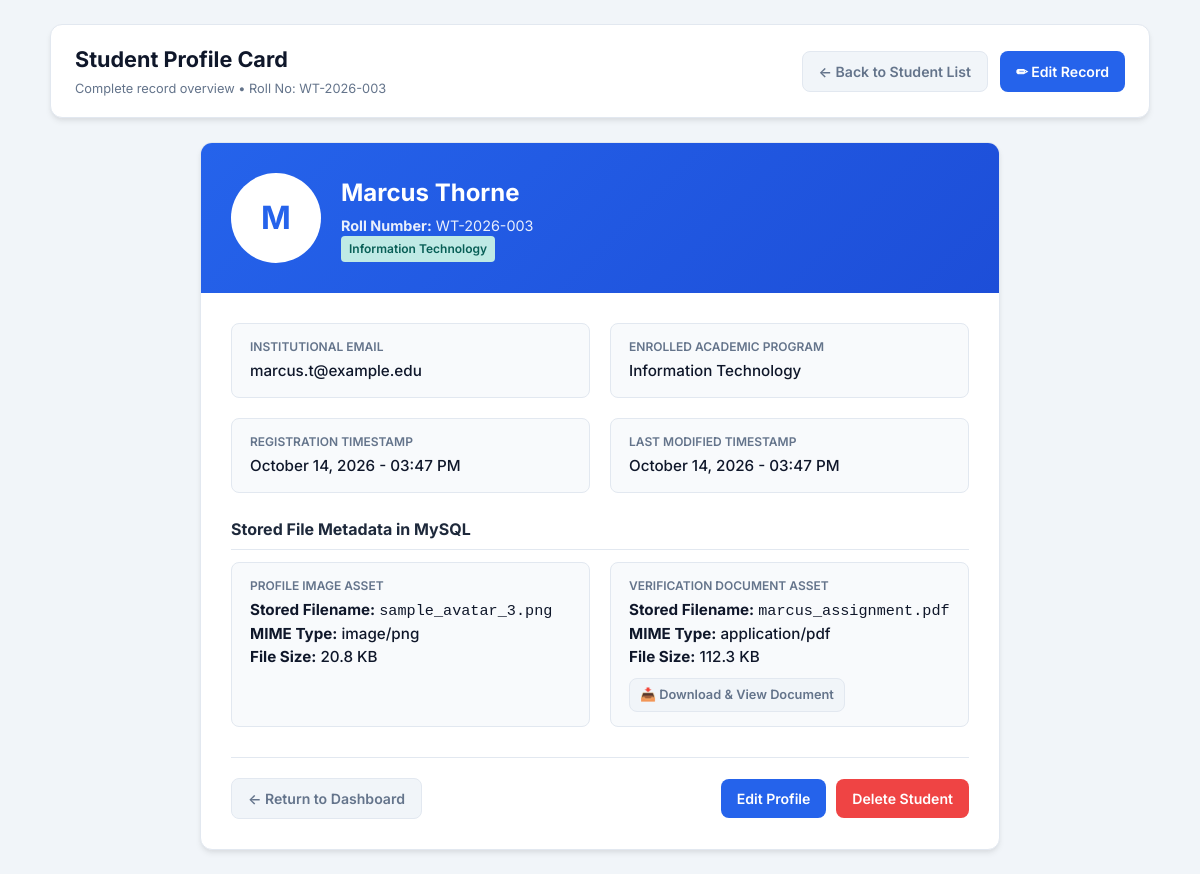
/view_student.php?id=3, run on the app's committed database.
### tables this page shows
CREATE TABLE `students` (
    `id` INT AUTO_INCREMENT PRIMARY KEY,
    `roll_number` VARCHAR(30) NOT NULL UNIQUE,
    `full_name` VARCHAR(100) NOT NULL,
    `email` VARCHAR(100) NOT NULL UNIQUE,
    `course` VARCHAR(100) NOT NULL,
    `profile_image` VARCHAR(255) DEFAULT NULL,
    `profile_image_type` VARCHAR(100) DEFAULT NULL,
    `profile_image_size` INT DEFAULT 0,
    `document` VARCHAR(255) DEFAULT NULL,
    `document_type` VARCHAR(100) DEFAULT NULL,
    `document_size` INT DEFAULT 0,
    `created_at` TIMESTAMP DEFAULT CURRENT_TIMESTAMP,
    `updated_at` TIMESTAMP DEFAULT CURRENT_TIMESTAMP ON UPDATE CURRENT_TIMESTAMP,
    INDEX `idx_roll_number` (`roll_number`),
    INDEX `idx_email` (`email`)
);

### view_student.php (the view, shortened to what this page needs)
<?php
require_once __DIR__ . '/db.php';
$id = filter_input(INPUT_GET, 'id', FILTER_VALIDATE_INT);
try {
    $stmt = $pdo->prepare("SELECT * FROM students WHERE id = :id LIMIT 1");
    $stmt->execute([':id' => $id]);
    $student = $stmt->fetch();
} catch (PDOException $e) {
    die("Database query error: " . htmlspecialchars($e->getMessage()));
}
?>
<!DOCTYPE html>
<html lang="en">
<head>
  <link rel="stylesheet" href="style.css">
</head>
<body>
  <div class="container">
    <header class="navbar">
      <div class="nav-brand">
        <h2>Student Profile Card</h2>
        <span class="subtitle">Complete record overview &bull; Roll No: <?= htmlspecialchars($student['roll_number']) ?></span>
      </div>
      <div class="nav-actions">
        <a href="index.php" class="btn btn-secondary">&larr; Back to Student List</a>
        <a href="edit_student.php?id=<?= $student['id'] ?>" class="btn btn-primary">✏ Edit Record</a>
      </div>
    </header>
    <main class="profile-card">
      <div class="profile-header">
        <?php if (!empty($student['profile_image']) && file_exists(__DIR__ . '/uploads/' . $student['profile_image'])): ?>
          <img
            src="uploads/<?= htmlspecialchars($student['profile_image']) ?>"
            alt="Profile of <?= htmlspecialchars($student['full_name']) ?>"
            class="profile-avatar-large"
          >
        <?php else: ?>
          <div class="profile-avatar-placeholder">
            <?= strtoupper(substr($student['full_name'] ?? 'S', 0, 1)) ?>
          </div>
        <?php endif; ?>
        <div class="profile-meta">
          <h2><?= htmlspecialchars($student['full_name']) ?></h2>
          <p><strong>Roll Number:</strong> <?= htmlspecialchars($student['roll_number']) ?></p>
          <p><span class="badge badge-green"><?= htmlspecialchars($student['course']) ?></span></p>
        </div>
      </div>
      <div class="profile-body">
        <div class="detail-grid">
          <div class="detail-item">
            <div class="detail-label">Institutional Email</div>
            <div class="detail-value"><?= htmlspecialchars($student['email']) ?></div>
          </div>
          <div class="detail-item">
            <div class="detail-label">Enrolled Academic Program</div>
            <div class="detail-value"><?= htmlspecialchars($student['course']) ?></div>
          </div>
          <div class="detail-item">
            <div class="detail-label">Registration Timestamp</div>
            <div class="detail-value"><?= date('F d, Y - h:i A', strtotime($student['created_at'])) ?></div>
          </div>
          <div class="detail-item">
            <div class="detail-label">Last Modified Timestamp</div>
            <div class="detail-value"><?= date('F d, Y - h:i A', strtotime($student['updated_at'])) ?></div>
          </div>
        </div>
        <h4 style="margin: 24px 0 12px 0; color: #1e293b; border-bottom: 1px solid #e2e8f0; padding-bottom: 8px;">
          Stored File Metadata in MySQL
        </h4>
        <div class="detail-grid">
          <div class="detail-item">
            <div class="detail-label">Profile Image Asset</div>
            <?php if (!empty($student['profile_image'])): ?>
              <div class="detail-value">
                <p><strong>Stored Filename:</strong> <code><?= htmlspecialchars($student['profile_image']) ?></code></p>
                <p><strong>MIME Type:</strong> <?= htmlspecialchars($student['profile_image_type'] ?? 'image/jpeg') ?></p>
                <p><strong>File Size:</strong> <?= round(($student['profile_image_size'] ?? 0) / 1024, 1) ?> KB</p>
              </div>
            <?php else: ?>
              <div class="detail-value" style="color: #64748b;">No profile image uploaded.</div>
            <?php endif; ?>
          </div>
          <div class="detail-item">
            <div class="detail-label">Verification Document Asset</div>
            <?php if (!empty($student['document'])): ?>
              <div class="detail-value">
                <p><strong>Stored Filename:</strong> <code><?= htmlspecialchars($student['document']) ?></code></p>
                <p><strong>MIME Type:</strong> <?= htmlspecialchars($student['document_type'] ?? 'application/pdf') ?></p>
                <p><strong>File Size:</strong> <?= round(($student['document_size'] ?? 0) / 1024, 1) ?> KB</p>
                <div style="margin-top: 10px;">
                  <a href="uploads/<?= htmlspecialchars($student['document']) ?>" target="_blank" class="btn btn-secondary btn-sm">
                    📥 Download & View Document
                  </a>
                </div>
              </div>
            <?php else: ?>
              <div class="detail-value" style="color: #64748b;">No verification document attached.</div>
            <?php endif; ?>
          </div>
        </div>
        <div style="display: flex; justify-content: space-between; align-items: center; margin-top: 30px; padding-top: 20px; border-top: 1px solid #e2e8f0;">
          <a href="index.php" class="btn btn-secondary">&larr; Return to Dashboard</a>
          <div style="display: flex; gap: 10px;">
            <a href="edit_student.php?id=<?= $student['id'] ?>" class="btn btn-primary">Edit Profile</a>
            <a
              href="delete_student.php?id=<?= $student['id'] ?>"
              class="btn btn-danger"
              onclick="return confirm('Are you sure you want to permanently delete this student record?');"
            >
              Delete Student
            </a>
          </div>
        </div>
      </div>
    </main>
  </div>
</body>
</html>

### style.css (style rules this page uses)
:root { --primary: #2563eb; --primary-hover: #1d4ed8; --primary-light: #eff6ff; --secondary: #64748b; --success: #10b981; --warning: #f59e0b; --danger: #ef4444; --danger-hover: #dc2626; --bg-color: #f1f5f9; --card-bg: #ffffff; --text-dark: #0f172a; --text-muted: #64748b; --border-color: #e2e8f0; --radius: 8px; --radius-lg: 12px; --shadow: 0 4px 6px -1px rgba(0, 0, 0, 0.08), 0 2px 4px -1px rgba(0, 0, 0, 0.04); }
*, *::before, *::after { box-sizing: border-box; margin: 0; padding: 0; }
body { font-family: 'Inter', system-ui, -apple-system, BlinkMacSystemFont, "Segoe UI", Roboto, sans-serif; background-color: var(--bg-color); color: var(--text-dark); line-height: 1.5; padding: 24px 16px; min-height: 100vh; }
.container { max-width: 1100px; margin: 0 auto; }
.navbar { display: flex; justify-content: space-between; align-items: center; background: var(--card-bg); padding: 18px 24px; border-radius: var(--radius-lg); box-shadow: var(--shadow); margin-bottom: 24px; border: 1px solid var(--border-color); }
.nav-brand h2 { font-size: 1.35rem; font-weight: 700; color: var(--text-dark); }
.nav-brand .subtitle { font-size: 0.8rem; color: var(--text-muted); }
.nav-actions { display: flex; gap: 12px; }
.btn { display: inline-flex; align-items: center; gap: 6px; padding: 9px 16px; font-size: 0.88rem; font-weight: 600; border-radius: var(--radius); text-decoration: none; border: none; cursor: pointer; transition: all 0.2s ease; }
.btn-primary { background: var(--primary); color: #ffffff; }
.btn-secondary { background: #f1f5f9; color: var(--text-muted); border: 1px solid var(--border-color); }
.btn-danger { background: var(--danger); color: #ffffff; }
.btn-sm { padding: 6px 10px; font-size: 0.8rem; }
.badge { display: inline-block; padding: 4px 8px; border-radius: 4px; font-size: 0.75rem; font-weight: 600; }
.badge-green { background: #d1fae5; color: #065f46; }
.profile-card { background: var(--card-bg); border-radius: var(--radius-lg); box-shadow: var(--shadow); border: 1px solid var(--border-color); overflow: hidden; max-width: 800px; margin: 0 auto; }
.profile-header { background: linear-gradient(135deg, #2563eb, #1d4ed8); padding: 30px; color: #ffffff; display: flex; align-items: center; gap: 20px; }
.profile-avatar-placeholder { width: 90px; height: 90px; border-radius: 50%; background: #ffffff; color: var(--primary); font-size: 2rem; font-weight: bold; display: flex; align-items: center; justify-content: center; }
.profile-meta h2 { font-size: 1.5rem; margin-bottom: 4px; }
.profile-meta p { opacity: 0.9; font-size: 0.9rem; }
.profile-body { padding: 30px; }
.detail-grid { display: grid; grid-template-columns: 1fr 1fr; gap: 20px; margin-bottom: 24px; }
.detail-item { background: #f8fafc; padding: 14px 18px; border-radius: var(--radius); border: 1px solid var(--border-color); }
.detail-label { font-size: 0.75rem; text-transform: uppercase; color: var(--text-muted); font-weight: 600; margin-bottom: 4px; }
.detail-value { font-size: 0.95rem; font-weight: 500; color: var(--text-dark); }

### data on the page
students: roll_number "WT-2026-003", full_name "M", full_name "Marcus Thorne", course "Information Technology", email "marcus.t@example.edu", created_at "October 14, 2026 - 03:47 PM", updated_at "October 14, 2026 - 03:47 PM", profile_image "sample_avatar_3.png", profile_image_type "image/png", ($student['profile_image_size']??0)/1024 "20.8", document "marcus_assignment.pdf", document_type "application/pdf", ($student['document_size']??0)/1024 "112.3"
